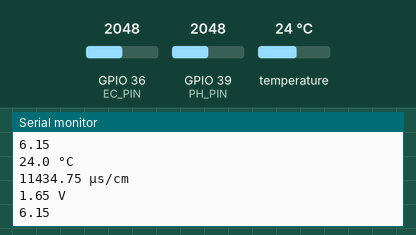
A sketch run on a simulated ESP32. Shown: the last lines printed to the serial monitor. The test bench sets the inputs (shaded band); at power-on: temperature 24 °C, GPIO 36 (EC_PIN) = 2048, GPIO 39 (PH_PIN) = 2048. EEPROM starts erased.

Above: at 7.5 s.
7.6 s: temperature set to 12 °C
12.2 s: GPIO 36 (EC_PIN) set to 2866
At 13.6 s:
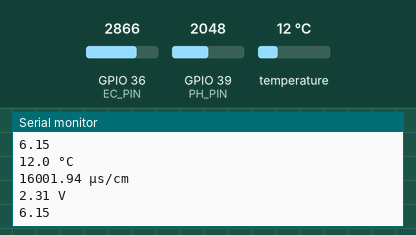
16.8 s: GPIO 39 (PH_PIN) set to 2866
At 19.4 s:
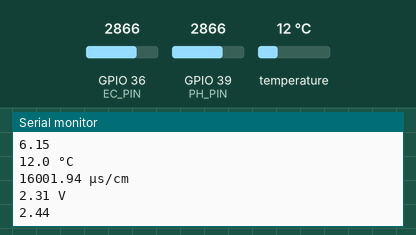
21.4 s: temperature set to 19 °C
26.0 s: GPIO 36 (EC_PIN) set to 3040
At 28.8 s:
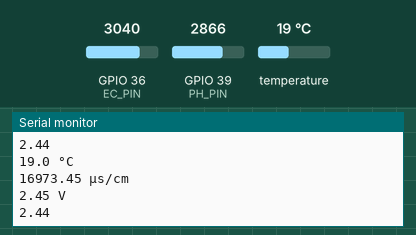
30.6 s: GPIO 39 (PH_PIN) set to 3040
At 31.1 s:
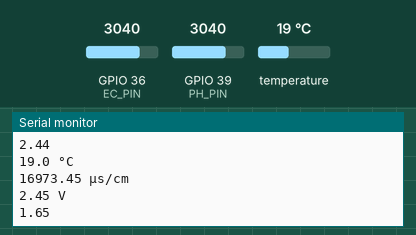
Timing chart, 0 to 33.6 s (numbered marks = the images above; inputs shaded):
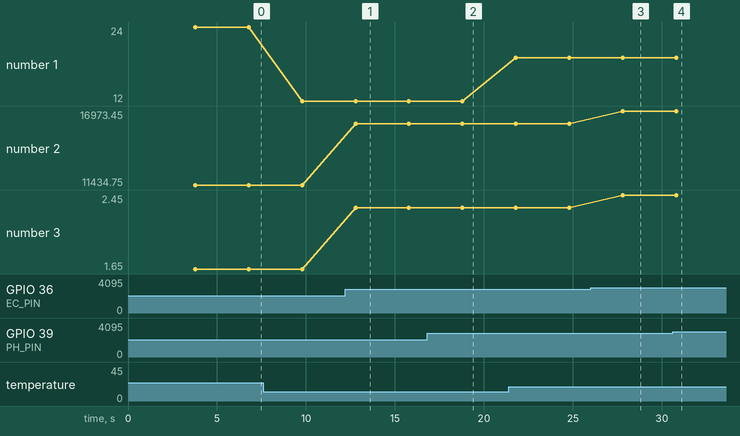

The sketch:

WaterECAnalysis2.ino
```cpp
#include "DFRobot_EC.h"
#include "DFRobot_ESP_PH.h"
#include <EEPROM.h>
#include <OneWire.h>
#include <DallasTemperature.h>

#define EC_PIN 36
#define PH_PIN 39
#define C_PIN 32
DFRobot_ESP_PH ph;

float V, EC, K, temperature, V_PH, PH;
DFRobot_EC ec;

OneWire oneWire(C_PIN);
DallasTemperature sensors(&oneWire);

void setup() {
  Serial.begin(115200);
  ec.begin();
  sensors.begin();
  EEPROM.begin(32);
  ph.begin();
}

void loop() {
    static unsigned long timepoint = millis();
    if (millis() - timepoint > 3000U) {  // 每1秒讀取一次

        timepoint = millis();

        sensors.requestTemperatures();
        temperature = sensors.getTempCByIndex(0);

        V = analogRead(EC_PIN) / 4095.0 * 3.3; // ESP32 ADC 讀取轉換成 V
        K = 12.88/1.859; // K = EC(標準液) / V(標準液)
        EC = K*V*1000;  // 轉換 EC 值

        V_PH = analogRead(PH_PIN) / 4095.0 * 3300; // ESP32 ADC 讀取轉換成 V
        PH = ph.readPH(V_PH, temperature);

        Serial.print(temperature, 1);
        Serial.println(" °C");
        Serial.print(EC, 2);
        Serial.println(" μs/cm");
        Serial.print(V, 2);
        Serial.println(" V");
        Serial.println(PH, 2);
    }
    //ec.calibration(V, temperature);
    //ph.calibration(V_PH, temperature);
}
```

Measured:
- after the input at 12.2 s, the serial monitor: prints a new line after 0.58 s (image 1)
- after the input at 16.8 s, the serial monitor: prints a new line after 2.0 s (image 2)
- after the input at 26.0 s, the serial monitor: prints a new line after 1.8 s (image 3)
- after the input at 30.6 s, the serial monitor: prints a new line after 0.19 s (image 4)
- plotted number 1: 24 → 12 after the input at 7.6 s, 12 → 19 after the input at 21.4 s
- plotted number 2: 11434.75 → 16001.94 after the input at 12.2 s, 16001.94 → 16973.45 after the input at 26.0 s
- plotted number 3: 1.65 → 2.31 after the input at 12.2 s, 2.31 → 2.45 after the input at 26.0 s
